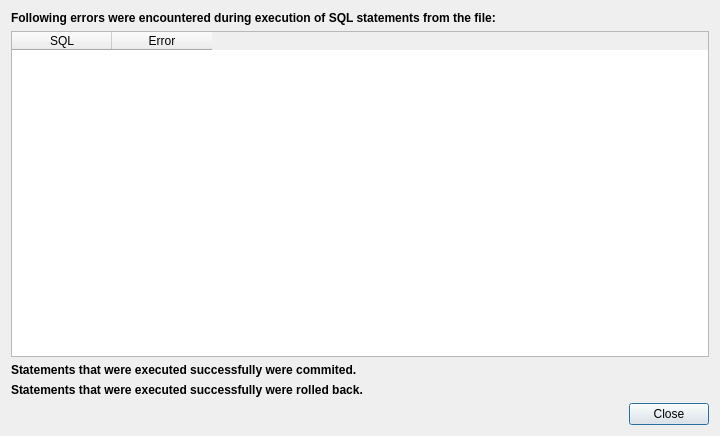
<?xml version="1.0" encoding="UTF-8"?>
<ui version="4.0">
 <class>FileExecErrorsDialog</class>
 <widget class="QDialog" name="FileExecErrorsDialog">
  <property name="geometry">
   <rect>
    <x>0</x>
    <y>0</y>
    <width>720</width>
    <height>436</height>
   </rect>
  </property>
  <property name="windowTitle">
   <string>Execution errors</string>
  </property>
  <layout class="QVBoxLayout" name="verticalLayout">
   <item>
    <widget class="QLabel" name="topLabel">
     <property name="font">
      <font>
       <weight>75</weight>
       <bold>true</bold>
      </font>
     </property>
     <property name="text">
      <string>Following errors were encountered during execution of SQL statements from the file:</string>
     </property>
     <property name="wordWrap">
      <bool>true</bool>
     </property>
    </widget>
   </item>
   <item>
    <widget class="QTableWidget" name="tableWidget">
     <property name="showDropIndicator" stdset="0">
      <bool>false</bool>
     </property>
     <property name="dragDropOverwriteMode">
      <bool>false</bool>
     </property>
     <property name="selectionMode">
      <enum>QAbstractItemView::NoSelection</enum>
     </property>
     <attribute name="horizontalHeaderMinimumSectionSize">
      <number>100</number>
     </attribute>
     <column>
      <property name="text">
       <string>SQL</string>
      </property>
     </column>
     <column>
      <property name="text">
       <string>Error</string>
      </property>
     </column>
    </widget>
   </item>
   <item>
    <widget class="QLabel" name="committedLabel">
     <property name="font">
      <font>
       <weight>75</weight>
       <bold>true</bold>
      </font>
     </property>
     <property name="text">
      <string>Statements that were executed successfully were commited.</string>
     </property>
    </widget>
   </item>
   <item>
    <widget class="QLabel" name="rolledBackLabel">
     <property name="font">
      <font>
       <weight>75</weight>
       <bold>true</bold>
      </font>
     </property>
     <property name="text">
      <string>Statements that were executed successfully were rolled back.</string>
     </property>
    </widget>
   </item>
   <item>
    <widget class="QDialogButtonBox" name="buttonBox">
     <property name="orientation">
      <enum>Qt::Horizontal</enum>
     </property>
     <property name="standardButtons">
      <set>QDialogButtonBox::Close</set>
     </property>
    </widget>
   </item>
  </layout>
 </widget>
 <resources/>
 <connections>
  <connection>
   <sender>buttonBox</sender>
   <signal>accepted()</signal>
   <receiver>FileExecErrorsDialog</receiver>
   <slot>accept()</slot>
   <hints>
    <hint type="sourcelabel">
     <x>248</x>
     <y>254</y>
    </hint>
    <hint type="destinationlabel">
     <x>157</x>
     <y>274</y>
    </hint>
   </hints>
  </connection>
  <connection>
   <sender>buttonBox</sender>
   <signal>rejected()</signal>
   <receiver>FileExecErrorsDialog</receiver>
   <slot>reject()</slot>
   <hints>
    <hint type="sourcelabel">
     <x>316</x>
     <y>260</y>
    </hint>
    <hint type="destinationlabel">
     <x>286</x>
     <y>274</y>
    </hint>
   </hints>
  </connection>
 </connections>
</ui>
